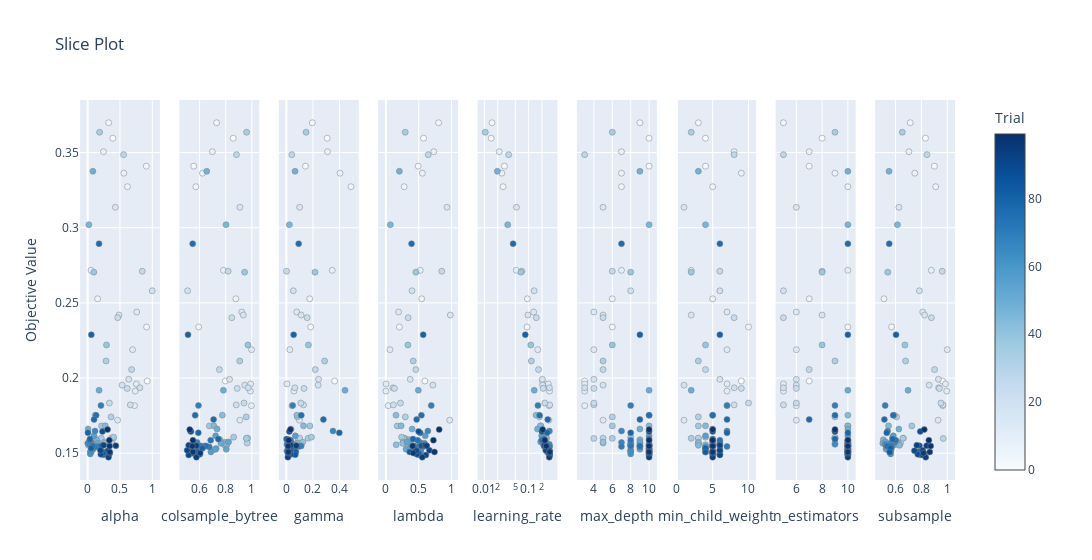

Here is the notebook cell this chart was saved with:
### Code cell
from optuna.visualization import plot_slice
plot_slice(study)
